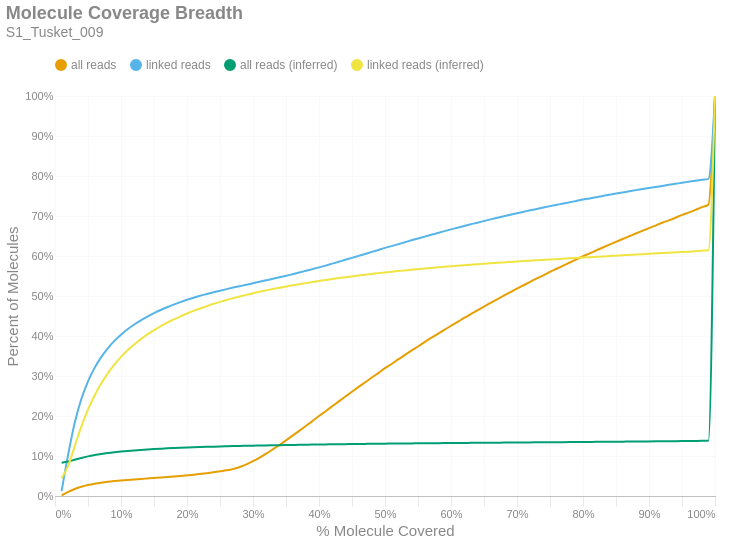

Notebook cell for this chart:
### Markdown cell above
### Molecule Read Coverage
This chart shows molecule coverage breadth as computed by the number of bases aligned to that molecule. In other words, "*how much of each unique long molecule is actually sequenced/aligned?*" Keep in mind there is a distinction between sequences and alignments, since some sequences belonging to a particular molecule may not align well and wouldn't appear in the alignment data. This chart also shows molecule coverage breadth as computed by the *inferred fragment* from which the aligned sequences originate. Unlike read coverage, this calculation takes into account the total insert size, including unsequenced gaps between the forward and reverse reads. Like the previous figures, these are cumulative percents.

### Code cell
if SKIPLR:
    print_html(f"Skipped")
else:
    binned_df = consolidated_hist(valids['coverage_bp'], mask, 0.01, True)
    binned_df_inf = consolidated_hist(valids['coverage_inserts'], mask, 0.01, True)
    binned_df = binned_df.with_columns(pl.lit(binned_df_inf['all reads (cumsum)']).alias('all reads (inferred)'))
    binned_df = binned_df.with_columns(pl.lit(binned_df_inf['linked reads (cumsum)']).alias('linked reads (inferred)'))
    binned_df = binned_df.with_columns(
        (pl.col('bin').cast(pl.Float64) + 0.01).alias('right_edge')
    )

    with SafeRender(binned_df):
        (
            density_plot(binned_df, 'Molecule Coverage Breadth', samplename, 'molcov', ['all reads (inferred)','linked reads (inferred)'])
            .encode(
                #x=alt.X('bin:Q', title="% Molecule Covered").axis(format = '%').scale(padding=0),
                x=alt.X('right_edge:Q', title="% Molecule Covered").axis(format='%').scale(padding=0),
                y=alt.Y('value:Q', title='Percent of Molecules')
                    .axis(format='%')
                    .stack(False)
                    .scale(domainMin=0, padding=0),
                color=alt.Color("key:N").scale(domain = ["all reads", "linked reads", "all reads (inferred)", "linked reads (inferred)"]),
                tooltip = [
                    alt.Tooltip("key:N", title = "Data Type"),
                    alt.Tooltip("range_label:N", title="% Molecule Covered"),
                    alt.Tooltip("value:Q", format = ".2%", title="% Molecules")
                ]
            )
        ).display()

### Figure 1 — Vega-Lite specification as saved in the notebook (floating-point values rounded to 4 significant figures)
{"width": "container", "height": 400, "config": {"title": {"anchor": "start", "dy": -15, "fontSize": 18, "color": "#888888", "subtitleColor": "#888888", "subtitleFontSize": 14}, "arc": {"fill": "#0072B2"}, "axis": {"domainColor": "#888888", "domainWidth": 0.5, "gridWidth": 0.2, "grid": false, "titleFontWeight": 400, "titleFontSize": 15, "labelFontSize": 11, "labelColor": "#888888", "tickColor": "#888888", "tickWidth": 0.2, "titleColor": "#888888"}, "axisBand": {"grid": false}, "axisX": {"grid": true, "tickSize": 10, "domainCap": "round"}, "axisY": {"domain": false, "grid": true, "tickSize": 0, "domainCap": "round"}, "background": "transparent", "header": {"labelFontSize": 15, "labelColor": "#888888", "titleFontSize": 15, "titleFontWeight": 600, "titleColor": "#888888"}, "legend": {"labelFont": "sans-serif", "labelFontSize": 12, "labelColor": "#888888", "symbolSize": 100, "symbolType": "circle", "titleFontSize": 12, "titlePadding": 10, "titleColor": "#888888", "title": null, "orient": "top"}, "range": {"category": ["#E69F00", "#56B4E9", "#009E73", "#F0E442", "#0072B2", "#D55E00", "#CC79A7", "#000000"], "diverging": ["#cfe8f3", "#a2d4ec", "#73bfe2", "#46abdb", "#1696d2", "#12719e"]}, "area": {"fill": "#0072B2", "fillOpacity": 0.7, "line": true, "strokeOpacity": 0.7}, "line": {"color": "#0072B2", "stroke": "#0072B2", "strokeWidth": 2}, "trail": {"color": "#0072B2", "stroke": "#0072B2", "strokeWidth": 0, "size": 1}, "point": {"filled": true, "fillOpacity": 1.0, "size": 95}, "text": {"color": "#888888", "fontSize": 11, "align": "right", "fontWeight": 400, "size": 11}, "bar": {"fill": "#0072B2", "stroke": null}, "view": {"stroke": null, "continuousWidth": 660, "continuousHeight": 400}}, "data": {"name": "data-63f0870df5c2581106786389686ed051"}, "mark": {"type": "line", "interpolate": "monotone", "point": {"opacity": 0, "size": 275}}, "encoding": {"color": {"field": "key", "scale": {"domain": ["all reads", "linked reads", "all reads (inferred)", "linked reads (inferred)"]}, "type": "nominal"}, "tooltip": [{"field": "key", "title": "Data Type", "type": "nominal"}, {"field": "range_label", "title": "% Molecule Covered", "type": "nominal"}, {"field": "value", "format": ".2%", "title": "% Molecules", "type": "quantitative"}], "x": {"axis": {"format": "%"}, "field": "right_edge", "scale": {"padding": 0}, "title": "% Molecule Covered", "type": "quantitative"}, "y": {"axis": {"format": "%"}, "field": "value", "scale": {"domainMin": 0, "padding": 0}, "stack": false, "title": "Percent of Molecules", "type": "quantitative"}}, "params": [{"name": "param_c36ac31b6afebe62", "select": {"type": "point", "fields": ["key"]}, "bind": "legend"}], "title": {"text": "Molecule Coverage Breadth", "subtitle": "S1_Tusket_009"}, "transform": [{"fold": ["all reads (cumsum)", "linked reads (cumsum)", "all reads (inferred)", "linked reads (inferred)"]}, {"calculate": "replace(datum.key, ' (cumsum)', '')", "as": "key"}, {"filter": {"param": "param_c36ac31b6afebe62"}}], "usermeta": {"embedOptions": {"downloadFileName": "S1_Tusket_009.molcov"}}, "$schema": "https://vega.github.io/schema/vega-lite/v6.1.0.json", "datasets": {"data-63f0870df5c2581106786389686ed051": [{"bin": "0.0", "interval": "0.0-0.01", "all reads": 0.001368, "linked reads": 0.01235, "all reads (cumsum)": 0.001368, "linked reads (cumsum)": 0.01235, "range_label": "0.0-0.01", "all reads (inferred)": 0.08302, "linked reads (inferred)": 0.04447, "right_edge": 0.01}, {"bin": "0.01", "interval": "0.01-0.02", "all reads": 0.008695, "linked reads": 0.09168, "all reads (cumsum)": 0.01006, "linked reads (cumsum)": 0.104, "range_label": "0.01-0.02", "all reads (inferred)": 0.08606, "linked reads (inferred)": 0.07557, "right_edge": 0.02}, {"bin": "0.02", "interval": "0.02-0.03", "all reads": 0.007493, "linked reads": 0.07966, "all reads (cumsum)": 0.01756, "linked reads (cumsum)": 0.1837, "range_label": "0.02-0.03", "all reads (inferred)": 0.09068, "linked reads (inferred)": 0.1253, "right_edge": 0.03}, {"bin": "0.03", "interval": "0.03-0.04", "all reads": 0.005677, "linked reads": 0.05941, "all reads (cumsum)": 0.02323, "linked reads (cumsum)": 0.2431, "range_label": "0.03-0.04", "all reads (inferred)": 0.09518, "linked reads (inferred)": 0.1741, "right_edge": 0.04}, {"bin": "0.04", "interval": "0.04-0.05", "all reads": 0.004156, "linked reads": 0.04372, "all reads (cumsum)": 0.02739, "linked reads (cumsum)": 0.2868, "range_label": "0.04-0.05", "all reads (inferred)": 0.09907, "linked reads (inferred)": 0.2158, "right_edge": 0.05}, {"bin": "0.05", "interval": "0.05-0.06", "all reads": 0.003241, "linked reads": 0.03347, "all reads (cumsum)": 0.03063, "linked reads (cumsum)": 0.3203, "range_label": "0.05-0.06", "all reads (inferred)": 0.1023, "linked reads (inferred)": 0.2513, "right_edge": 0.06}, {"bin": "0.06", "interval": "0.06-0.07", "all reads": 0.002614, "linked reads": 0.02699, "all reads (cumsum)": 0.03324, "linked reads (cumsum)": 0.3473, "range_label": "0.06-0.07", "all reads (inferred)": 0.1051, "linked reads (inferred)": 0.2813, "right_edge": 0.07}, {"bin": "0.07", "interval": "0.07-0.08", "all reads": 0.002158, "linked reads": 0.02203, "all reads (cumsum)": 0.0354, "linked reads (cumsum)": 0.3693, "range_label": "0.07-0.08", "all reads (inferred)": 0.1074, "linked reads (inferred)": 0.3067, "right_edge": 0.08}, {"bin": "0.08", "interval": "0.08-0.09", "all reads": 0.001826, "linked reads": 0.01838, "all reads (cumsum)": 0.03723, "linked reads (cumsum)": 0.3877, "range_label": "0.08-0.09", "all reads (inferred)": 0.1094, "linked reads (inferred)": 0.3284, "right_edge": 0.09}, {"bin": "0.09", "interval": "0.09-0.1", "all reads": 0.001596, "linked reads": 0.01554, "all reads (cumsum)": 0.03882, "linked reads (cumsum)": 0.4032, "range_label": "0.09-0.1", "all reads (inferred)": 0.1112, "linked reads (inferred)": 0.3477, "right_edge": 0.1}, {"bin": "0.1", "interval": "0.1-0.11", "all reads": 0.001451, "linked reads": 0.01368, "all reads (cumsum)": 0.04027, "linked reads (cumsum)": 0.4169, "range_label": "0.1-0.11", "all reads (inferred)": 0.1127, "linked reads (inferred)": 0.3641, "right_edge": 0.11}, {"bin": "0.11", "interval": "0.11-0.12", "all reads": 0.001266, "linked reads": 0.01177, "all reads (cumsum)": 0.04154, "linked reads (cumsum)": 0.4287, "range_label": "0.11-0.12", "all reads (inferred)": 0.1141, "linked reads (inferred)": 0.3789, "right_edge": 0.12}, {"bin": "0.12", "interval": "0.12-0.13", "all reads": 0.001176, "linked reads": 0.01042, "all reads (cumsum)": 0.04272, "linked reads (cumsum)": 0.4391, "range_label": "0.12-0.13", "all reads (inferred)": 0.1153, "linked reads (inferred)": 0.3922, "right_edge": 0.13}, {"bin": "0.13", "interval": "0.13-0.14", "all reads": 0.001124, "linked reads": 0.009323, "all reads (cumsum)": 0.04384, "linked reads (cumsum)": 0.4484, "range_label": "0.13-0.14", "all reads (inferred)": 0.1164, "linked reads (inferred)": 0.4042, "right_edge": 0.14}, {"bin": "0.14", "interval": "0.14-0.15", "all reads": 0.001131, "linked reads": 0.008741, "all reads (cumsum)": 0.04497, "linked reads (cumsum)": 0.4572, "range_label": "0.14-0.15", "all reads (inferred)": 0.1174, "linked reads (inferred)": 0.4148, "right_edge": 0.15}, {"bin": "0.15", "interval": "0.15-0.16", "all reads": 0.001159, "linked reads": 0.007839, "all reads (cumsum)": 0.04613, "linked reads (cumsum)": 0.465, "range_label": "0.15-0.16", "all reads (inferred)": 0.1182, "linked reads (inferred)": 0.4244, "right_edge": 0.16}, {"bin": "0.16", "interval": "0.16-0.17", "all reads": 0.001206, "linked reads": 0.006999, "all reads (cumsum)": 0.04734, "linked reads (cumsum)": 0.472, "range_label": "0.16-0.17", "all reads (inferred)": 0.1191, "linked reads (inferred)": 0.4335, "right_edge": 0.17}, {"bin": "0.17", "interval": "0.17-0.18", "all reads": 0.001332, "linked reads": 0.006529, "all reads (cumsum)": 0.04867, "linked reads (cumsum)": 0.4785, "range_label": "0.17-0.18", "all reads (inferred)": 0.1198, "linked reads (inferred)": 0.4416, "right_edge": 0.18}, {"bin": "0.18", "interval": "0.18-0.19", "all reads": 0.001454, "linked reads": 0.006126, "all reads (cumsum)": 0.05012, "linked reads (cumsum)": 0.4847, "range_label": "0.18-0.19", "all reads (inferred)": 0.1205, "linked reads (inferred)": 0.4493, "right_edge": 0.19}, {"bin": "0.19", "interval": "0.19-0.2", "all reads": 0.001597, "linked reads": 0.005829, "all reads (cumsum)": 0.05172, "linked reads (cumsum)": 0.4905, "range_label": "0.19-0.2", "all reads (inferred)": 0.1212, "linked reads (inferred)": 0.4562, "right_edge": 0.2}, {"bin": "0.2", "interval": "0.2-0.21", "all reads": 0.001638, "linked reads": 0.0053, "all reads (cumsum)": 0.05336, "linked reads (cumsum)": 0.4958, "range_label": "0.2-0.21", "all reads (inferred)": 0.1218, "linked reads (inferred)": 0.4629, "right_edge": 0.21}, {"bin": "0.21", "interval": "0.21-0.22", "all reads": 0.001843, "linked reads": 0.004807, "all reads (cumsum)": 0.0552, "linked reads (cumsum)": 0.5006, "range_label": "0.21-0.22", "all reads (inferred)": 0.1223, "linked reads (inferred)": 0.4689, "right_edge": 0.22}, {"bin": "0.22", "interval": "0.22-0.23", "all reads": 0.001917, "linked reads": 0.004354, "all reads (cumsum)": 0.05712, "linked reads (cumsum)": 0.5049, "range_label": "0.22-0.23", "all reads (inferred)": 0.1229, "linked reads (inferred)": 0.4747, "right_edge": 0.23}, {"bin": "0.23", "interval": "0.23-0.24", "all reads": 0.002138, "linked reads": 0.004222, "all reads (cumsum)": 0.05925, "linked reads (cumsum)": 0.5092, "range_label": "0.23-0.24", "all reads (inferred)": 0.1234, "linked reads (inferred)": 0.4803, "right_edge": 0.24}, {"bin": "0.24", "interval": "0.24-0.25", "all reads": 0.002336, "linked reads": 0.004085, "all reads (cumsum)": 0.06159, "linked reads (cumsum)": 0.5133, "range_label": "0.24-0.25", "all reads (inferred)": 0.1239, "linked reads (inferred)": 0.4853, "right_edge": 0.25}, {"bin": "0.25", "interval": "0.25-0.26", "all reads": 0.002559, "linked reads": 0.003976, "all reads (cumsum)": 0.06415, "linked reads (cumsum)": 0.5172, "range_label": "0.25-0.26", "all reads (inferred)": 0.1243, "linked reads (inferred)": 0.49, "right_edge": 0.26}, {"bin": "0.26", "interval": "0.26-0.27", "all reads": 0.003394, "linked reads": 0.003802, "all reads (cumsum)": 0.06754, "linked reads (cumsum)": 0.521, "range_label": "0.26-0.27", "all reads (inferred)": 0.1247, "linked reads (inferred)": 0.4946, "right_edge": 0.27}, {"bin": "0.27", "interval": "0.27-0.28", "all reads": 0.004834, "linked reads": 0.003586, "all reads (cumsum)": 0.07238, "linked reads (cumsum)": 0.5246, "range_label": "0.27-0.28", "all reads (inferred)": 0.1251, "linked reads (inferred)": 0.4989, "right_edge": 0.28}, {"bin": "0.28", "interval": "0.28-0.29", "all reads": 0.006558, "linked reads": 0.003567, "all reads (cumsum)": 0.07894, "linked reads (cumsum)": 0.5282, "range_label": "0.28-0.29", "all reads (inferred)": 0.1255, "linked reads (inferred)": 0.5029, "right_edge": 0.29}, {"bin": "0.29", "interval": "0.29-0.3", "all reads": 0.007978, "linked reads": 0.003799, "all reads (cumsum)": 0.08691, "linked reads (cumsum)": 0.532, "range_label": "0.29-0.3", "all reads (inferred)": 0.1259, "linked reads (inferred)": 0.5069, "right_edge": 0.3}, {"bin": "0.3", "interval": "0.3-0.31", "all reads": 0.009016, "linked reads": 0.00364, "all reads (cumsum)": 0.09593, "linked reads (cumsum)": 0.5356, "range_label": "0.3-0.31", "all reads (inferred)": 0.1262, "linked reads (inferred)": 0.5105, "right_edge": 0.31}, {"bin": "0.31", "interval": "0.31-0.32", "all reads": 0.009915, "linked reads": 0.003679, "all reads (cumsum)": 0.1058, "linked reads (cumsum)": 0.5393, "range_label": "0.31-0.32", "all reads (inferred)": 0.1265, "linked reads (inferred)": 0.5141, "right_edge": 0.32}, {"bin": "0.32", "interval": "0.32-0.33", "all reads": 0.01076, "linked reads": 0.0036, "all reads (cumsum)": 0.1166, "linked reads (cumsum)": 0.5429, "range_label": "0.32-0.33", "all reads (inferred)": 0.1269, "linked reads (inferred)": 0.5174, "right_edge": 0.33}, {"bin": "0.33", "interval": "0.33-0.34", "all reads": 0.011, "linked reads": 0.003777, "all reads (cumsum)": 0.1276, "linked reads (cumsum)": 0.5467, "range_label": "0.33-0.34", "all reads (inferred)": 0.1272, "linked reads (inferred)": 0.5209, "right_edge": 0.34}, {"bin": "0.34", "interval": "0.34-0.35", "all reads": 0.01151, "linked reads": 0.003945, "all reads (cumsum)": 0.1391, "linked reads (cumsum)": 0.5506, "range_label": "0.34-0.35", "all reads (inferred)": 0.1275, "linked reads (inferred)": 0.5237, "right_edge": 0.35}, {"bin": "0.35", "interval": "0.35-0.36", "all reads": 0.01179, "linked reads": 0.003841, "all reads (cumsum)": 0.1509, "linked reads (cumsum)": 0.5545, "range_label": "0.35-0.36", "all reads (inferred)": 0.1277, "linked reads (inferred)": 0.5266, "right_edge": 0.36}, {"bin": "0.36", "interval": "0.36-0.37", "all reads": 0.01201, "linked reads": 0.004116, "all reads (cumsum)": 0.1629, "linked reads (cumsum)": 0.5586, "range_label": "0.36-0.37", "all reads (inferred)": 0.128, "linked reads (inferred)": 0.5295, "right_edge": 0.37}, {"bin": "0.37", "interval": "0.37-0.38", "all reads": 0.01212, "linked reads": 0.004354, "all reads (cumsum)": 0.175, "linked reads (cumsum)": 0.5629, "range_label": "0.37-0.38", "all reads (inferred)": 0.1283, "linked reads (inferred)": 0.5322, "right_edge": 0.38}, {"bin": "0.38", "interval": "0.38-0.39", "all reads": 0.01227, "linked reads": 0.00423, "all reads (cumsum)": 0.1873, "linked reads (cumsum)": 0.5672, "range_label": "0.38-0.39", "all reads (inferred)": 0.1285, "linked reads (inferred)": 0.5349, "right_edge": 0.39}, {"bin": "0.39", "interval": "0.39-0.4", "all reads": 0.01258, "linked reads": 0.004328, "all reads (cumsum)": 0.1999, "linked reads (cumsum)": 0.5715, "range_label": "0.39-0.4", "all reads (inferred)": 0.1288, "linked reads (inferred)": 0.5375, "right_edge": 0.4}, {"bin": "0.4", "interval": "0.4-0.41", "all reads": 0.01208, "linked reads": 0.004536, "all reads (cumsum)": 0.212, "linked reads (cumsum)": 0.576, "range_label": "0.4-0.41", "all reads (inferred)": 0.129, "linked reads (inferred)": 0.5401, "right_edge": 0.41}, {"bin": "0.41", "interval": "0.41-0.42", "all reads": 0.01233, "linked reads": 0.004813, "all reads (cumsum)": 0.2243, "linked reads (cumsum)": 0.5808, "range_label": "0.41-0.42", "all reads (inferred)": 0.1292, "linked reads (inferred)": 0.5424, "right_edge": 0.42}, {"bin": "0.42", "interval": "0.42-0.43", "all reads": 0.01236, "linked reads": 0.004835, "all reads (cumsum)": 0.2366, "linked reads (cumsum)": 0.5857, "range_label": "0.42-0.43", "all reads (inferred)": 0.1295, "linked reads (inferred)": 0.5448, "right_edge": 0.43}, {"bin": "0.43", "interval": "0.43-0.44", "all reads": 0.01208, "linked reads": 0.005017, "all reads (cumsum)": 0.2487, "linked reads (cumsum)": 0.5907, "range_label": "0.43-0.44", "all reads (inferred)": 0.1297, "linked reads (inferred)": 0.547, "right_edge": 0.44}, {"bin": "0.44", "interval": "0.44-0.45", "all reads": 0.01203, "linked reads": 0.004628, "all reads (cumsum)": 0.2608, "linked reads (cumsum)": 0.5953, "range_label": "0.44-0.45", "all reads (inferred)": 0.1299, "linked reads (inferred)": 0.549, "right_edge": 0.45}, {"bin": "0.45", "interval": "0.45-0.46", "all reads": 0.01191, "linked reads": 0.004913, "all reads (cumsum)": 0.2727, "linked reads (cumsum)": 0.6002, "range_label": "0.45-0.46", "all reads (inferred)": 0.1301, "linked reads (inferred)": 0.5511, "right_edge": 0.46}, {"bin": "0.46", "interval": "0.46-0.47", "all reads": 0.01171, "linked reads": 0.004925, "all reads (cumsum)": 0.2844, "linked reads (cumsum)": 0.6052, "range_label": "0.46-0.47", "all reads (inferred)": 0.1303, "linked reads (inferred)": 0.5532, "right_edge": 0.47}, {"bin": "0.47", "interval": "0.47-0.48", "all reads": 0.01181, "linked reads": 0.005084, "all reads (cumsum)": 0.2962, "linked reads (cumsum)": 0.6102, "range_label": "0.47-0.48", "all reads (inferred)": 0.1305, "linked reads (inferred)": 0.5552, "right_edge": 0.48}, {"bin": "0.48", "interval": "0.48-0.49", "all reads": 0.01116, "linked reads": 0.004869, "all reads (cumsum)": 0.3073, "linked reads (cumsum)": 0.6151, "range_label": "0.48-0.49", "all reads (inferred)": 0.1307, "linked reads (inferred)": 0.5572, "right_edge": 0.49}, {"bin": "0.49", "interval": "0.49-0.5", "all reads": 0.01232, "linked reads": 0.005109, "all reads (cumsum)": 0.3197, "linked reads (cumsum)": 0.6202, "range_label": "0.49-0.5", "all reads (inferred)": 0.1308, "linked reads (inferred)": 0.559, "right_edge": 0.5}, {"bin": "0.5", "interval": "0.5-0.51", "all reads": 0.01032, "linked reads": 0.004505, "all reads (cumsum)": 0.33, "linked reads (cumsum)": 0.6247, "range_label": "0.5-0.51", "all reads (inferred)": 0.131, "linked reads (inferred)": 0.5607, "right_edge": 0.51}, {"bin": "0.51", "interval": "0.51-0.52", "all reads": 0.01145, "linked reads": 0.004765, "all reads (cumsum)": 0.3414, "linked reads (cumsum)": 0.6295, "range_label": "0.51-0.52", "all reads (inferred)": 0.1312, "linked reads (inferred)": 0.5623, "right_edge": 0.52}, {"bin": "0.52", "interval": "0.52-0.53", "all reads": 0.01081, "linked reads": 0.00488, "all reads (cumsum)": 0.3522, "linked reads (cumsum)": 0.6344, "range_label": "0.52-0.53", "all reads (inferred)": 0.1313, "linked reads (inferred)": 0.564, "right_edge": 0.53}, {"bin": "0.53", "interval": "0.53-0.54", "all reads": 0.01099, "linked reads": 0.004832, "all reads (cumsum)": 0.3632, "linked reads (cumsum)": 0.6392, "range_label": "0.53-0.54", "all reads (inferred)": 0.1315, "linked reads (inferred)": 0.5656, "right_edge": 0.54}, {"bin": "0.54", "interval": "0.54-0.55", "all reads": 0.01057, "linked reads": 0.004659, "all reads (cumsum)": 0.3738, "linked reads (cumsum)": 0.6439, "range_label": "0.54-0.55", "all reads (inferred)": 0.1317, "linked reads (inferred)": 0.5671, "right_edge": 0.55}, {"bin": "0.55", "interval": "0.55-0.56", "all reads": 0.0108, "linked reads": 0.004563, "all reads (cumsum)": 0.3846, "linked reads (cumsum)": 0.6484, "range_label": "0.55-0.56", "all reads (inferred)": 0.1318, "linked reads (inferred)": 0.5686, "right_edge": 0.56}, {"bin": "0.56", "interval": "0.56-0.57", "all reads": 0.01051, "linked reads": 0.004558, "all reads (cumsum)": 0.3951, "linked reads (cumsum)": 0.653, "range_label": "0.56-0.57", "all reads (inferred)": 0.132, "linked reads (inferred)": 0.5702, "right_edge": 0.57}, {"bin": "0.57", "interval": "0.57-0.58", "all reads": 0.01006, "linked reads": 0.004647, "all reads (cumsum)": 0.4052, "linked reads (cumsum)": 0.6576, "range_label": "0.57-0.58", "all reads (inferred)": 0.1321, "linked reads (inferred)": 0.5716, "right_edge": 0.58}, {"bin": "0.58", "interval": "0.58-0.59", "all reads": 0.01024, "linked reads": 0.004522, "all reads (cumsum)": 0.4154, "linked reads (cumsum)": 0.6621, "range_label": "0.58-0.59", "all reads (inferred)": 0.1323, "linked reads (inferred)": 0.5731, "right_edge": 0.59}, {"bin": "0.59", "interval": "0.59-0.6", "all reads": 0.01021, "linked reads": 0.004449, "all reads (cumsum)": 0.4256, "linked reads (cumsum)": 0.6666, "range_label": "0.59-0.6", "all reads (inferred)": 0.1324, "linked reads (inferred)": 0.5744, "right_edge": 0.6}, {"bin": "0.6", "interval": "0.6-0.61", "all reads": 0.009596, "linked reads": 0.004239, "all reads (cumsum)": 0.4352, "linked reads (cumsum)": 0.6708, "range_label": "0.6-0.61", "all reads (inferred)": 0.1326, "linked reads (inferred)": 0.5756, "right_edge": 0.61}, {"bin": "0.61", "interval": "0.61-0.62", "all reads": 0.009916, "linked reads": 0.0043, "all reads (cumsum)": 0.4451, "linked reads (cumsum)": 0.6751, "range_label": "0.61-0.62", "all reads (inferred)": 0.1327, "linked reads (inferred)": 0.5769, "right_edge": 0.62}, {"bin": "0.62", "interval": "0.62-0.63", "all reads": 0.009527, "linked reads": 0.004267, "all reads (cumsum)": 0.4547, "linked reads (cumsum)": 0.6794, "range_label": "0.62-0.63", "all reads (inferred)": 0.1328, "linked reads (inferred)": 0.5781, "right_edge": 0.63}, {"bin": "0.63", "interval": "0.63-0.64", "all reads": 0.009454, "linked reads": 0.003911, "all reads (cumsum)": 0.4641, "linked reads (cumsum)": 0.6833, "range_label": "0.63-0.64", "all reads (inferred)": 0.133, "linked reads (inferred)": 0.5794, "right_edge": 0.64}, {"bin": "0.64", "interval": "0.64-0.65", "all reads": 0.009225, "linked reads": 0.004065, "all reads (cumsum)": 0.4733, "linked reads (cumsum)": 0.6874, "range_label": "0.64-0.65", "all reads (inferred)": 0.1331, "linked reads (inferred)": 0.5805, "right_edge": 0.65}, {"bin": "0.65", "interval": "0.65-0.66", "all reads": 0.009525, "linked reads": 0.00411, "all reads (cumsum)": 0.4829, "linked reads (cumsum)": 0.6915, "range_label": "0.65-0.66", "all reads (inferred)": 0.1332, "linked reads (inferred)": 0.5818, "right_edge": 0.66}, {"bin": "0.66", "interval": "0.66-0.67", "all reads": 0.008959, "linked reads": 0.003936, "all reads (cumsum)": 0.4918, "linked reads (cumsum)": 0.6954, "range_label": "0.66-0.67", "all reads (inferred)": 0.1334, "linked reads (inferred)": 0.583, "right_edge": 0.67}, {"bin": "0.67", "interval": "0.67-0.68", "all reads": 0.008926, "linked reads": 0.003721, "all reads (cumsum)": 0.5008, "linked reads (cumsum)": 0.6991, "range_label": "0.67-0.68", "all reads (inferred)": 0.1335, "linked reads (inferred)": 0.584, "right_edge": 0.68}, {"bin": "0.68", "interval": "0.68-0.69", "all reads": 0.008751, "linked reads": 0.003906, "all reads (cumsum)": 0.5095, "linked reads (cumsum)": 0.7031, "range_label": "0.68-0.69", "all reads (inferred)": 0.1336, "linked reads (inferred)": 0.585, "right_edge": 0.69}, {"bin": "0.69", "interval": "0.69-0.7", "all reads": 0.008945, "linked reads": 0.003892, "all reads (cumsum)": 0.5184, "linked reads (cumsum)": 0.7069, "range_label": "0.69-0.7", "all reads (inferred)": 0.1338, "linked reads (inferred)": 0.5861, "right_edge": 0.7}, {"bin": "0.7", "interval": "0.7-0.71", "all reads": 0.008458, "linked reads": 0.003612, "all reads (cumsum)": 0.5269, "linked reads (cumsum)": 0.7106, "range_label": "0.7-0.71", "all reads (inferred)": 0.1339, "linked reads (inferred)": 0.5873, "right_edge": 0.71}, {"bin": "0.71", "interval": "0.71-0.72", "all reads": 0.008456, "linked reads": 0.003732, "all reads (cumsum)": 0.5354, "linked reads (cumsum)": 0.7143, "range_label": "0.71-0.72", "all reads (inferred)": 0.134, "linked reads (inferred)": 0.5882, "right_edge": 0.72}, {"bin": "0.72", "interval": "0.72-0.73", "all reads": 0.008455, "linked reads": 0.00343, "all reads (cumsum)": 0.5438, "linked reads (cumsum)": 0.7177, "range_label": "0.72-0.73", "all reads (inferred)": 0.1341, "linked reads (inferred)": 0.5891, "right_edge": 0.73}, {"bin": "0.73", "interval": "0.73-0.74", "all reads": 0.007999, "linked reads": 0.003455, "all reads (cumsum)": 0.5518, "linked reads (cumsum)": 0.7212, "range_label": "0.73-0.74", "all reads (inferred)": 0.1343, "linked reads (inferred)": 0.5902, "right_edge": 0.74}, {"bin": "0.74", "interval": "0.74-0.75", "all reads": 0.008529, "linked reads": 0.003486, "all reads (cumsum)": 0.5603, "linked reads (cumsum)": 0.7247, "range_label": "0.74-0.75", "all reads (inferred)": 0.1344, "linked reads (inferred)": 0.5912, "right_edge": 0.75}, {"bin": "0.75", "interval": "0.75-0.76", "all reads": 0.007852, "linked reads": 0.003214, "all reads (cumsum)": 0.5682, "linked reads (cumsum)": 0.7279, "range_label": "0.75-0.76", "all reads (inferred)": 0.1345, "linked reads (inferred)": 0.5922, "right_edge": 0.76}, {"bin": "0.76", "interval": "0.76-0.77", "all reads": 0.007758, "linked reads": 0.003192, "all reads (cumsum)": 0.576, "linked reads (cumsum)": 0.7311, "range_label": "0.76-0.77", "all reads (inferred)": 0.1346, "linked reads (inferred)": 0.5931, "right_edge": 0.77}, {"bin": "0.77", "interval": "0.77-0.78", "all reads": 0.007813, "linked reads": 0.003365, "all reads (cumsum)": 0.5838, "linked reads (cumsum)": 0.7344, "range_label": "0.77-0.78", "all reads (inferred)": 0.1348, "linked reads (inferred)": 0.5941, "right_edge": 0.78}, {"bin": "0.78", "interval": "0.78-0.79", "all reads": 0.007636, "linked reads": 0.003192, "all reads (cumsum)": 0.5914, "linked reads (cumsum)": 0.7376, "range_label": "0.78-0.79", "all reads (inferred)": 0.1349, "linked reads (inferred)": 0.5951, "right_edge": 0.79}, {"bin": "0.79", "interval": "0.79-0.8", "all reads": 0.007956, "linked reads": 0.003455, "all reads (cumsum)": 0.5994, "linked reads (cumsum)": 0.7411, "range_label": "0.79-0.8", "all reads (inferred)": 0.135, "linked reads (inferred)": 0.596, "right_edge": 0.8}, {"bin": "0.8", "interval": "0.8-0.81", "all reads": 0.007188, "linked reads": 0.002914, "all reads (cumsum)": 0.6065, "linked reads (cumsum)": 0.744, "range_label": "0.8-0.81", "all reads (inferred)": 0.1352, "linked reads (inferred)": 0.597, "right_edge": 0.81}, {"bin": "0.81", "interval": "0.81-0.82", "all reads": 0.007326, "linked reads": 0.003026, "all reads (cumsum)": 0.6139, "linked reads (cumsum)": 0.747, "range_label": "0.81-0.82", "all reads (inferred)": 0.1353, "linked reads (inferred)": 0.598, "right_edge": 0.82}, {"bin": "0.82", "interval": "0.82-0.83", "all reads": 0.007362, "linked reads": 0.003077, "all reads (cumsum)": 0.6212, "linked reads (cumsum)": 0.7501, "range_label": "0.82-0.83", "all reads (inferred)": 0.1355, "linked reads (inferred)": 0.599, "right_edge": 0.83}, {"bin": "0.83", "interval": "0.83-0.84", "all reads": 0.007215, "linked reads": 0.003066, "all reads (cumsum)": 0.6285, "linked reads (cumsum)": 0.7532, "range_label": "0.83-0.84", "all reads (inferred)": 0.1356, "linked reads (inferred)": 0.5999, "right_edge": 0.84}, {"bin": "0.84", "interval": "0.84-0.85", "all reads": 0.006973, "linked reads": 0.002965, "all reads (cumsum)": 0.6354, "linked reads (cumsum)": 0.7561, "range_label": "0.84-0.85", "all reads (inferred)": 0.1357, "linked reads (inferred)": 0.6009, "right_edge": 0.85}, {"bin": "0.85", "interval": "0.85-0.86", "all reads": 0.007004, "linked reads": 0.002858, "all reads (cumsum)": 0.6424, "linked reads (cumsum)": 0.759, "range_label": "0.85-0.86", "all reads (inferred)": 0.1359, "linked reads (inferred)": 0.6017, "right_edge": 0.86}, {"bin": "0.86", "interval": "0.86-0.87", "all reads": 0.006863, "linked reads": 0.002769, "all reads (cumsum)": 0.6493, "linked reads (cumsum)": 0.7618, "range_label": "0.86-0.87", "all reads (inferred)": 0.136, "linked reads (inferred)": 0.6027, "right_edge": 0.87}, {"bin": "0.87", "interval": "0.87-0.88", "all reads": 0.006952, "linked reads": 0.002909, "all reads (cumsum)": 0.6562, "linked reads (cumsum)": 0.7647, "range_label": "0.87-0.88", "all reads (inferred)": 0.1362, "linked reads (inferred)": 0.6037, "right_edge": 0.88}, {"bin": "0.88", "interval": "0.88-0.89", "all reads": 0.006774, "linked reads": 0.002595, "all reads (cumsum)": 0.663, "linked reads (cumsum)": 0.7673, "range_label": "0.88-0.89", "all reads (inferred)": 0.1363, "linked reads (inferred)": 0.6047, "right_edge": 0.89}, {"bin": "0.89", "interval": "0.89-0.9", "all reads": 0.006808, "linked reads": 0.002707, "all reads (cumsum)": 0.6698, "linked reads (cumsum)": 0.77, "range_label": "0.89-0.9", "all reads (inferred)": 0.1365, "linked reads (inferred)": 0.6055, "right_edge": 0.9}, {"bin": "0.9", "interval": "0.9-0.91", "all reads": 0.006266, "linked reads": 0.002573, "all reads (cumsum)": 0.6761, "linked reads (cumsum)": 0.7725, "range_label": "0.9-0.91", "all reads (inferred)": 0.1366, "linked reads (inferred)": 0.6065, "right_edge": 0.91}, {"bin": "0.91", "interval": "0.91-0.92", "all reads": 0.007065, "linked reads": 0.00271, "all reads (cumsum)": 0.6832, "linked reads (cumsum)": 0.7752, "range_label": "0.91-0.92", "all reads (inferred)": 0.1368, "linked reads (inferred)": 0.6074, "right_edge": 0.92}, {"bin": "0.92", "interval": "0.92-0.93", "all reads": 0.006031, "linked reads": 0.002635, "all reads (cumsum)": 0.6892, "linked reads (cumsum)": 0.7779, "range_label": "0.92-0.93", "all reads (inferred)": 0.1369, "linked reads (inferred)": 0.6083, "right_edge": 0.93}, {"bin": "0.93", "interval": "0.93-0.94", "all reads": 0.006534, "linked reads": 0.002565, "all reads (cumsum)": 0.6957, "linked reads (cumsum)": 0.7804, "range_label": "0.93-0.94", "all reads (inferred)": 0.1371, "linked reads (inferred)": 0.6091, "right_edge": 0.94}, {"bin": "0.94", "interval": "0.94-0.95", "all reads": 0.006932, "linked reads": 0.002595, "all reads (cumsum)": 0.7027, "linked reads (cumsum)": 0.783, "range_label": "0.94-0.95", "all reads (inferred)": 0.1372, "linked reads (inferred)": 0.6099, "right_edge": 0.95}, {"bin": "0.95", "interval": "0.95-0.96", "all reads": 0.005776, "linked reads": 0.002517, "all reads (cumsum)": 0.7084, "linked reads (cumsum)": 0.7856, "range_label": "0.95-0.96", "all reads (inferred)": 0.1374, "linked reads (inferred)": 0.6108, "right_edge": 0.96}, {"bin": "0.96", "interval": "0.96-0.97", "all reads": 0.006709, "linked reads": 0.002489, "all reads (cumsum)": 0.7151, "linked reads (cumsum)": 0.788, "range_label": "0.96-0.97", "all reads (inferred)": 0.1376, "linked reads (inferred)": 0.6119, "right_edge": 0.97}, {"bin": "0.97", "interval": "0.97-0.98", "all reads": 0.006938, "linked reads": 0.002391, "all reads (cumsum)": 0.7221, "linked reads (cumsum)": 0.7904, "range_label": "0.97-0.98", "all reads (inferred)": 0.1378, "linked reads (inferred)": 0.6132, "right_edge": 0.98}, {"bin": "0.98", "interval": "0.98-0.99", "all reads": 0.006433, "linked reads": 0.00243, "all reads (cumsum)": 0.7285, "linked reads (cumsum)": 0.7929, "range_label": "0.98-0.99", "all reads (inferred)": 0.1381, "linked reads (inferred)": 0.6146, "right_edge": 0.99}, {"bin": "0.99", "interval": "0.99-1.0", "all reads": 0.2715, "linked reads": 0.2071, "all reads (cumsum)": 1.0, "linked reads (cumsum)": 1.0, "range_label": "0.99-1.0", "all reads (inferred)": 1.0, "linked reads (inferred)": 1.0, "right_edge": 1.0}]}}
